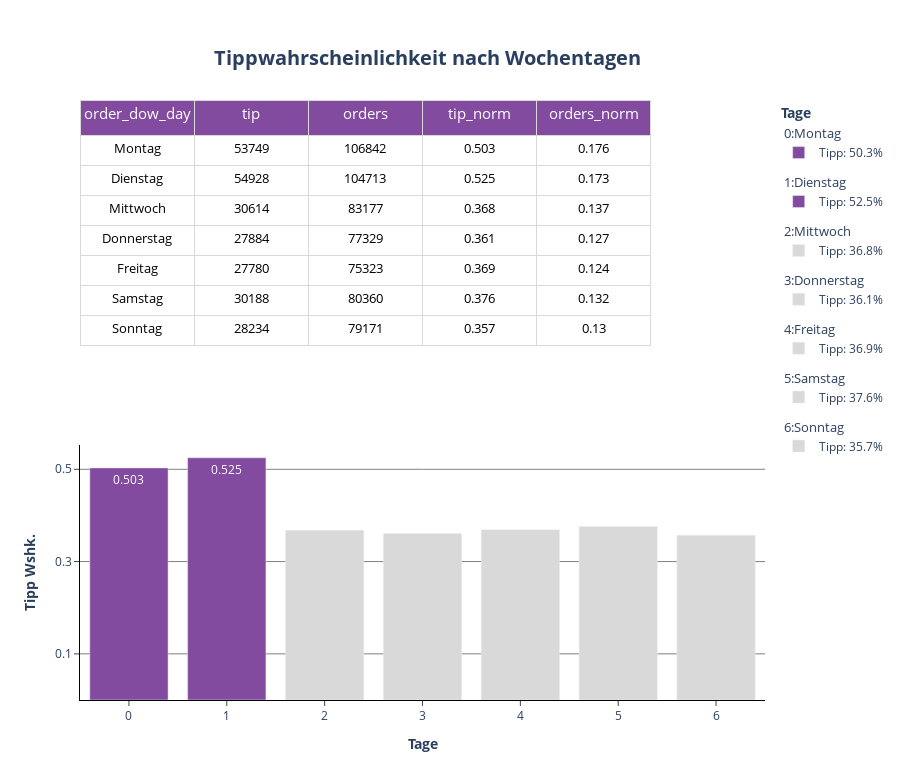

Source (notebook cell):
### Markdown cell above
**Plotten der Tippwahrscheinlichkeit pro Wochentag**

### Code cell
# Plot P3: Order_dow

df_order_dow["tip_norm"] = df_order_dow.tip_norm.round(3)
df_order_dow["orders_norm"] = df_order_dow.orders_norm.round(3)

fig = make_subplots(cols= 1, rows=2, specs= [[dict(type= "table")], [dict(type= "bar")]], horizontal_spacing= 0.0001)

fig.add_trace(
  go.Table(
    columnorder= [1, 2, 3, 4, 5],
    columnwidth= [1, 1, 1, 1, 1],
    header=dict(
        values=list(df_order_dow.columns),
        fill_color= px.colors.sequential.Purpor[5],
        line_color= px.colors.sequential.Greys[2],
        font= dict(color= "white", size=15),
        height= 35
        ),
    cells=dict(
        values=df_order_dow.T.values,
        fill_color= "white",
        line_color= px.colors.sequential.Greys[2],
        font= dict(color= "black", size=13),
        align= "center",
        height= 30
        )
    ),
    col= 1,
    row= 1
)

for order_dow in df_order_dow.order_dow:

 if df_order_dow[df_order_dow.order_dow == order_dow].tip_norm.values >= 0.5:
  color = px.colors.sequential.Purpor[5]
  text= df_order_dow.loc[df_order_dow.order_dow == order_dow].tip_norm.values.round(3)

  fig.add_trace(
   go.Bar(
    x= df_order_dow.loc[df_order_dow.order_dow == order_dow].order_dow,
    y= df_order_dow.loc[df_order_dow.order_dow == order_dow].tip_norm,
    name= f"Tipp: {(df_order_dow.loc[df_order_dow.order_dow == order_dow].tip_norm.values[0] * 100).round(2)}%",
    showlegend= True,
    marker= dict(color= color),
    width= 0.8,
    text= text,
    base= 0,
    legendgroup= f"{order_dow}",
    legendgrouptitle_text = f"{order_dow}:{df_order_dow.loc[df_order_dow.order_dow == order_dow].order_dow_day.values[0]}" 
   ),
   col= 1,
   row= 2
  )

 else:
  color= px.colors.sequential.Greys[2]

  fig.add_trace(
   go.Bar(
    x= df_order_dow.loc[df_order_dow.order_dow == order_dow].order_dow,
    y= df_order_dow.loc[df_order_dow.order_dow == order_dow].tip_norm,
    name= f"Tipp: {(df_order_dow.loc[df_order_dow.order_dow == order_dow].tip_norm.values[0] * 100).round(2)}%",
    showlegend= True,
    marker= dict(color= color),
    width= 0.8,
    base= 0,
    legendgroup= f"{order_dow}",
    legendgrouptitle_text = f"{order_dow}:{df_order_dow.loc[df_order_dow.order_dow == order_dow].order_dow_day.values[0]}" 
   ),
   col= 1,
   row= 2
  )

fig.update_layout(title= dict(text= "<b>Tippwahrscheinlichkeit nach Wochentagen</b>", font_size= 20, xanchor= "center", yanchor= "top", y=0.935, x=0.475), legend_title_text = "<b>Tage</b>", height= 780)
fig.update_xaxes(title_text="<b>Tage</b>", ticks= "outside", col= 1, row= 2)
fig.update_xaxes(showline= True, col= 1, row= 2)
fig.update_yaxes(title_text="<b>Tipp Wshk.</b>", ticks= "outside", showgrid= True, gridcolor= "grey", col= 1, row= 2, showline= True, tickvals= [0.1, 0.3, 0.5])
fig.update_layout(plot_bgcolor= "white", xaxis= dict(linecolor= "black"), yaxis= dict(linecolor= "black"))
fig.show()

### Figure 1 — Plotly figure (JSON) as saved in the notebook; plotly's stock layout.template omitted (floating-point values rounded to 4 significant figures)
{"data": [{"cells": {"align": "center", "fill": {"color": "white"}, "font": {"color": "black", "size": 13}, "height": 30, "line": {"color": "rgb(217,217,217)"}, "values": [[0, 1, 2, 3, 4, 5, 6], [53749, 54928, 30614, 27884, 27780, 30188, 28234], [106842, 104713, 83177, 77329, 75323, 80360, 79171], [0.503, 0.525, 0.368, 0.361, 0.369, 0.376, 0.357], [0.176, 0.173, 0.137, 0.127, 0.124, 0.132, 0.13], ["Montag", "Dienstag", "Mittwoch", "Donnerstag", "Freitag", "Samstag", "Sonntag"]]}, "columnorder": [1, 2, 3, 4, 5], "columnwidth": [1, 1, 1, 1, 1], "domain": {"x": [0, 1], "y": [0.575, 1]}, "header": {"fill": {"color": "rgb(131, 75, 160)"}, "font": {"color": "white", "size": 15}, "height": 35, "line": {"color": "rgb(217,217,217)"}, "values": ["order_dow", "tip", "orders", "tip_norm", "orders_norm", "order_dow_day"]}, "type": "table"}, {"base": 0, "legendgroup": "0", "legendgrouptitle": {"text": "0:Montag"}, "marker": {"color": "rgb(131, 75, 160)"}, "name": "Tipp: 50.3%", "showlegend": true, "text": [0.503], "type": "bar", "width": 0.8, "x": [0], "xaxis": "x", "y": [0.503], "yaxis": "y"}, {"base": 0, "legendgroup": "1", "legendgrouptitle": {"text": "1:Dienstag"}, "marker": {"color": "rgb(131, 75, 160)"}, "name": "Tipp: 52.5%", "showlegend": true, "text": [0.525], "type": "bar", "width": 0.8, "x": [1], "xaxis": "x", "y": [0.525], "yaxis": "y"}, {"base": 0, "legendgroup": "2", "legendgrouptitle": {"text": "2:Mittwoch"}, "marker": {"color": "rgb(217,217,217)"}, "name": "Tipp: 36.8%", "showlegend": true, "type": "bar", "width": 0.8, "x": [2], "xaxis": "x", "y": [0.368], "yaxis": "y"}, {"base": 0, "legendgroup": "3", "legendgrouptitle": {"text": "3:Donnerstag"}, "marker": {"color": "rgb(217,217,217)"}, "name": "Tipp: 36.1%", "showlegend": true, "type": "bar", "width": 0.8, "x": [3], "xaxis": "x", "y": [0.361], "yaxis": "y"}, {"base": 0, "legendgroup": "4", "legendgrouptitle": {"text": "4:Freitag"}, "marker": {"color": "rgb(217,217,217)"}, "name": "Tipp: 36.9%", "showlegend": true, "type": "bar", "width": 0.8, "x": [4], "xaxis": "x", "y": [0.369], "yaxis": "y"}, {"base": 0, "legendgroup": "5", "legendgrouptitle": {"text": "5:Samstag"}, "marker": {"color": "rgb(217,217,217)"}, "name": "Tipp: 37.6%", "showlegend": true, "type": "bar", "width": 0.8, "x": [5], "xaxis": "x", "y": [0.376], "yaxis": "y"}, {"base": 0, "legendgroup": "6", "legendgrouptitle": {"text": "6:Sonntag"}, "marker": {"color": "rgb(217,217,217)"}, "name": "Tipp: 35.7%", "showlegend": true, "type": "bar", "width": 0.8, "x": [6], "xaxis": "x", "y": [0.357], "yaxis": "y"}], "layout": {"height": 780, "legend": {"title": {"text": "<b>Tage</b>"}}, "plot_bgcolor": "white", "title": {"font": {"size": 20}, "text": "<b>Tippwahrscheinlichkeit nach Wochentagen</b>", "x": 0.475, "xanchor": "center", "y": 0.935, "yanchor": "top"}, "xaxis": {"anchor": "y", "domain": [0, 1], "linecolor": "black", "showline": true, "ticks": "outside", "title": {"text": "<b>Tage</b>"}}, "yaxis": {"anchor": "x", "domain": [0, 0.425], "gridcolor": "grey", "linecolor": "black", "showgrid": true, "showline": true, "ticks": "outside", "tickvals": [0.1, 0.3, 0.5], "title": {"text": "<b>Tipp Wshk.</b>"}}}}
